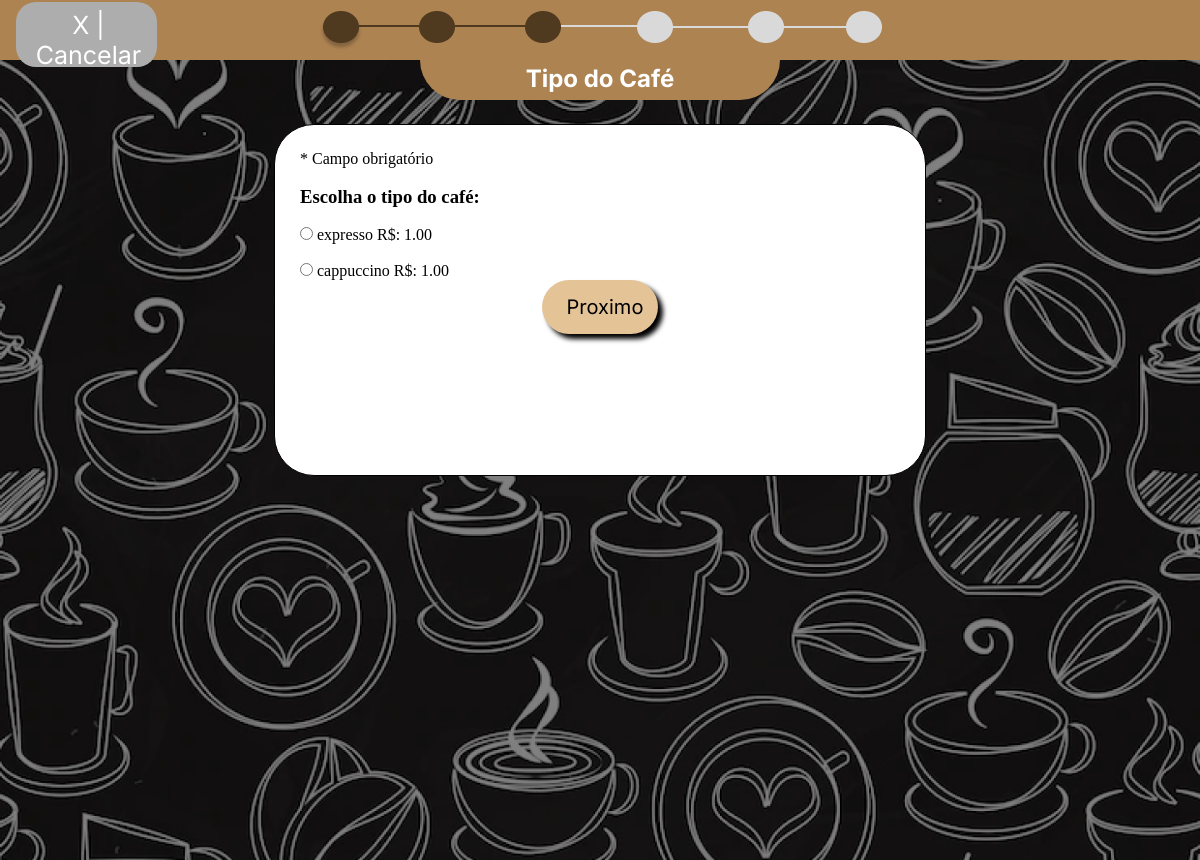
The app's page /pedir/tipoCafe.php (signed in) with its own data.
### tables this page shows
CREATE TABLE `tipos` (
  `id` int(5) NOT NULL,
  `nome` varchar(50) NOT NULL,
  `preco` varchar(10) NOT NULL
);

### classes/LaCafezito.php (called while the page is built, shortened)
<?php
    class LaCafezito{
        public function procurarTipo(){
            global $pdo;
            $sql= $pdo->prepare("SELECT * FROM tipos");
            $sql-> execute();
            if($sql->rowCount()>0){
                $dados = $sql->fetchAll();
                return $dados;
            } else {
                return [];
            }
        }
    }
?>

### pedir/tipoCafe.php (the view, shortened to what this page needs)
<?php
    require_once '../classes/laCafezito.php';
    $u = new laCafezito();
?>
<!DOCTYPE html>
<html lang="pt-br">
<head>
    <link rel="stylesheet" href="../styles/pedir.css">
</head>
<body>
    <div id="navegador">
        <a href="../home.php" id="cancelar"><p>X | Cancelar</p></a>
        <img src="../imagens/navegador3.png" id="imgNavegador">
    </div>
    <div id="background">
        <div id="etapa">
            <h2>Tipo do Café</h2>
        </div>
        <div id="campo">
        <form method="post">
            <p>* Campo obrigatório</p>
            <br>
            <h3>Escolha o tipo do café:</h3>
            <?php
                $u->conectar("cafe", "localhost", "root", "");
                $tipos = $u->procurarTipo();
                for($i=0; $i<count($tipos); $i++){
                    $nome = $tipos[$i]["nome"];
                    $preco = $tipos[$i]["preco"];
                    $id = $tipos[$i]["id"];
                    echo "
                    <br>
                        <input type='radio' name='tipos' value='$id' id='$id'>
                        <label for='$id'>$nome</label>
                        <label for='$id'>R$: $preco</label>
                    <br>
                    ";
                }
            ?>
                <input type="submit" value="Proximo" name="proximo" class="btnProximo">
            </form>
        </div>
    </div>
</body>
</html>

### styles/pedir.css (style rules this page uses)
* { padding: 0px; margin: 0px; }
#navegador { display: grid; grid-template-columns: 1fr 1fr 1fr; background-color: #ad8352; height: 60px; }
#imgNavegador { display: block; grid-column-start: 2; grid-column-end: 3; padding-top: 2%; }
#cancelar { grid-column-start: 1; grid-column-end: 1; margin-top: 2px; margin-left: 5%; text-decoration: none; color: white; font-size: 25px; font-family: 'Inter', sans-serif; background-color: rgb(173, 173, 173); height: 63%; width: 38%; padding: 8px; border-radius: 20px; padding-left: 12px; text-align: center; padding-top: 8px; }
#etapa { background-color: #ad8352; margin-left: 35%; margin-right: 35%; height: 40px; border-top: none; border-bottom-right-radius: 50px; border-bottom-left-radius: 50px; color: white; }
#background { background-image: url('../imagens/backgroundMontar.png'); background-size: 100% 100%; display: block; height:auto; width:auto; background-repeat: no-repeat; min-width: 100vh; min-height: 100vh; }
h2 { padding-top: 1%; text-align: center; font-family: 'Inter', sans-serif; }
#campo { padding-bottom: 2%; }
form { padding: 25px; background-color: white; margin-top: 2%; margin-left: auto; margin-right: auto; width: 6em; width: 600px; border: 1px solid black; border-radius: 40px; height:auto; overflow:hidden; min-height: 300px; }
.btnProximo { background-color: #E4C397; color: black; font-size: 20px; border: none; border-radius: 50px; box-shadow: 5px 5px 5px black; padding: 15px; padding-left: 25px; display: block; margin-left: auto; margin-right: auto; font-family: 'Inter', sans-serif; }

### records on screen
tipos: nome "expresso", preco "1.00"
tipos: nome "cappuccino", preco "1.00"
